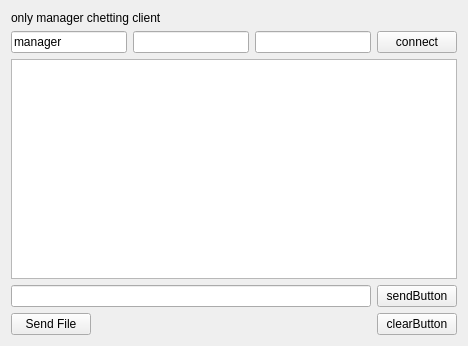
<?xml version="1.0" encoding="UTF-8"?>
<ui version="4.0">
 <class>Chetting</class>
 <widget class="QWidget" name="Chetting">
  <property name="geometry">
   <rect>
    <x>0</x>
    <y>0</y>
    <width>468</width>
    <height>346</height>
   </rect>
  </property>
  <property name="windowTitle">
   <string>Form</string>
  </property>
  <layout class="QVBoxLayout" name="verticalLayout_4">
   <item>
    <widget class="QLabel" name="serverstatus">
     <property name="text">
      <string>only manager chetting client</string>
     </property>
    </widget>
   </item>
   <item>
    <layout class="QHBoxLayout" name="horizontalLayout">
     <item>
      <widget class="QLineEdit" name="manager">
       <property name="text">
        <string>manager</string>
       </property>
       <property name="readOnly">
        <bool>false</bool>
       </property>
      </widget>
     </item>
     <item>
      <widget class="QLineEdit" name="ipAddress"/>
     </item>
     <item>
      <widget class="QLineEdit" name="portNumber"/>
     </item>
     <item>
      <widget class="QPushButton" name="connectButton">
       <property name="text">
        <string>connect</string>
       </property>
      </widget>
     </item>
    </layout>
   </item>
   <item>
    <layout class="QVBoxLayout" name="verticalLayout_3">
     <item>
      <widget class="QTextEdit" name="textmessage"/>
     </item>
    </layout>
   </item>
   <item>
    <layout class="QHBoxLayout" name="horizontalLayout_3">
     <item>
      <layout class="QVBoxLayout" name="verticalLayout_2">
       <item>
        <widget class="QLineEdit" name="inputEdit"/>
       </item>
       <item>
        <layout class="QHBoxLayout" name="horizontalLayout_2">
         <item>
          <widget class="QPushButton" name="FileSendButton">
           <property name="text">
            <string>Send File</string>
           </property>
          </widget>
         </item>
         <item>
          <spacer name="horizontalSpacer">
           <property name="orientation">
            <enum>Qt::Horizontal</enum>
           </property>
           <property name="sizeHint" stdset="0">
            <size>
             <width>40</width>
             <height>20</height>
            </size>
           </property>
          </spacer>
         </item>
        </layout>
       </item>
      </layout>
     </item>
     <item>
      <layout class="QVBoxLayout" name="verticalLayout">
       <item>
        <widget class="QPushButton" name="sendButton">
         <property name="text">
          <string>sendButton</string>
         </property>
        </widget>
       </item>
       <item>
        <widget class="QPushButton" name="cacelButton">
         <property name="text">
          <string>clearButton</string>
         </property>
        </widget>
       </item>
      </layout>
     </item>
    </layout>
   </item>
  </layout>
 </widget>
 <resources/>
 <connections/>
</ui>
